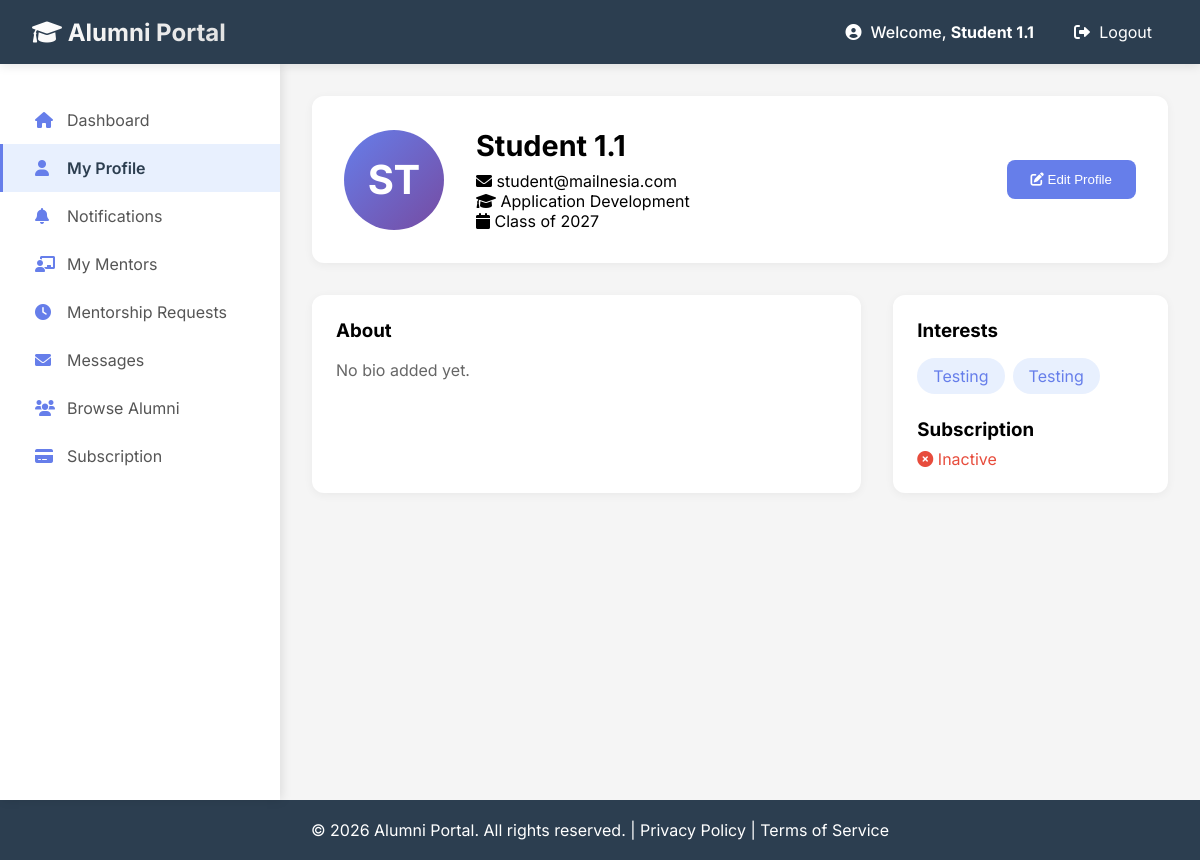
The app's page /profile/student (signed in) with its own data.
### app/models/user.py (models this page shows)
class User(db.Model):
    __tablename__ = 'users'
    id = db.Column(db.Integer, primary_key=True)
    full_name = db.Column(db.String(100))
    email = db.Column(db.String(120), unique=True, nullable=False)
    password_hash = db.Column(db.Text, nullable=False)
    role = db.Column(db.String(20), nullable=False)
    profile_picture = db.Column(db.Text, default='default_avatar.png')
    created_at = db.Column(db.DateTime, default=datetime.utcnow)

class StudentProfile(db.Model):
    __tablename__ = 'student_profiles'
    id = db.Column(db.Integer, primary_key=True)
    user_id = db.Column(db.Integer, db.ForeignKey('users.id', ondelete='CASCADE'), unique=True)
    course = db.Column(db.String(100))
    graduation_year = db.Column(db.Integer)
    interests = db.Column(db.Text)
    is_subscribed = db.Column(db.Boolean, default=False)
    subscription_expiry = db.Column(db.DateTime, nullable=True)

### app/routes/profile_routes.py (the view)
@profile_bp.route("/student", methods=['GET'])
def student_profile_view():
    user = get_current_user()
    if not user or user.role != 'student':
        flash('Please login as a student to view this page.', 'error')
        return redirect(url_for('views.login_page'))
    profile_data, error = profile_service.get_profile_logic(user.id)
    if error:
        flash(error, 'error')
        return redirect(url_for('student.dashboard'))
    return render_template("student/profile.html",
                         user=user,
                         profile_data=profile_data)

### app/routes/profile_routes.py (called while the page is built)
def get_current_user():
    if 'user_id' in session:
        return User.query.get(session['user_id'])
    return None

### app/templates/student/profile.html (shortened to what this page needs)
{% extends "student/base_student.html" %}
{% block student_content %}
<div class="profile-header">
    <div class="profile-avatar">
        {% if user.profile_picture and user.profile_picture != 'default_avatar.png' %}
            <img src="{{ url_for('static', filename='uploads/' + user.profile_picture) }}" alt="Profile" style="width: 100%; height: 100%; border-radius: 50%; object-fit: cover;">
        {% else %}
            {{ user.full_name[:2].upper() }}
        {% endif %}
    </div>
    <div class="profile-info">
        <h2>{{ user.full_name }}</h2>
        <p><i class="fas fa-envelope"></i> {{ user.email }}</p>
        <p><i class="fas fa-graduation-cap"></i> {{ profile_data.details.course or 'Course not specified' }}</p>
        <p><i class="fas fa-calendar"></i> Class of {{ profile_data.details.graduation_year or 'N/A' }}</p>
    </div>
    <button class="edit-btn" onclick="openEditModal()">
        <i class="fas fa-edit"></i> Edit Profile
    </button>
</div>
<div style="display: grid; grid-template-columns: 2fr 1fr; gap: 2rem;">
    <div style="background: white; border-radius: 12px; padding: 1.5rem; box-shadow: 0 2px 10px rgba(0,0,0,0.05);">
        <h3>About</h3>
        <p style="color: #666; line-height: 1.6; margin-top: 1rem;">
            {{ profile_data.details.bio or 'No bio added yet.' }}
        </p>
    </div>
    <div style="background: white; border-radius: 12px; padding: 1.5rem; box-shadow: 0 2px 10px rgba(0,0,0,0.05);">
        <h3>Interests</h3>
        <div style="display: flex; flex-wrap: wrap; gap: 0.5rem; margin-top: 1rem;">
            {% if profile_data.details.interests %}
                {% for interest in profile_data.details.interests.split(',') %}
                    <span style="background: #e8f0fe; color: #667eea; padding: 0.5rem 1rem; border-radius: 20px;">
                        {{ interest.strip() }}
                    </span>
                {% endfor %}
            {% else %}
                <p style="color: #999;">No interests added yet.</p>
            {% endif %}
        </div>
        <h3 style="margin-top: 1.5rem;">Subscription</h3>
        <p style="margin-top: 0.5rem;">
            {% if profile_data.details.is_subscribed %}
                <span style="color: #27ae60;"><i class="fas fa-check-circle"></i> Active</span>
            {% else %}
                <span style="color: #e74c3c;"><i class="fas fa-times-circle"></i> Inactive</span>
            {% endif %}
        </p>
    </div>
</div>
{% endblock %}

### app/templates/base.html (shortened to what this page needs)
<!DOCTYPE html>
<html lang="en">
<head>
    <link rel="stylesheet" href="https://cdnjs.cloudflare.com/ajax/libs/font-awesome/6.0.0/css/all.min.css">
</head>
<body>
    <nav class="navbar">
        <div class="logo">
            <a href="{{ url_for('views.home') }}">
                <i class="fas fa-graduation-cap"></i> Alumni Portal
            </a>
        </div>
        <div class="user-menu">
            {% if session.get('user_id') %}
                <span>
                    <i class="fas fa-user-circle"></i>
                    Welcome, <strong>{{ session.get('user_name', 'User') }}</strong>
                </span>
                <a href="{{ url_for('auth.logout') }}">
                    <i class="fas fa-sign-out-alt"></i> Logout
                </a>
            {% endif %}
        </div>
    </nav>
    {% block content %}{% endblock %}
    <footer class="footer">
        <p>&copy; 2026 Alumni Portal. All rights reserved. | <a href="#" style="color: white; text-decoration: none;">Privacy Policy</a> | <a href="#" style="color: white; text-decoration: none;">Terms of Service</a></p>
    </footer>
</body>
</html>

### app/templates/student/profile.html (style rules this page uses)
.profile-header { background: white; border-radius: 12px; padding: 2rem; margin-bottom: 2rem; display: flex; align-items: center; gap: 2rem; box-shadow: 0 2px 10px rgba(0,0,0,0.05); }
.profile-avatar { width: 100px; height: 100px; background: linear-gradient(135deg, #667eea 0%, #764ba2 100%); border-radius: 50%; display: flex; align-items: center; justify-content: center; color: white; font-size: 2.5rem; font-weight: bold; }
.profile-info h2 { font-size: 1.8rem; margin-bottom: 0.5rem; }
.edit-btn { margin-left: auto; padding: 0.75rem 1.5rem; background: #667eea; color: white; border: none; border-radius: 8px; cursor: pointer; transition: all 0.2s; }

### app/templates/base.html (style rules this page uses)
* { margin: 0; padding: 0; box-sizing: border-box; }
body { font-family: 'Inter', -apple-system, BlinkMacSystemFont, 'Segoe UI', Roboto, Oxygen, Ubuntu, sans-serif; background: #f5f5f5; min-height: 100vh; display: flex; flex-direction: column; }
.navbar { background: #2c3e50; color: white; padding: 1rem 2rem; display: flex; justify-content: space-between; align-items: center; position: sticky; top: 0; z-index: 1000; height: 64px; width: 100%; box-shadow: 0 2px 10px rgba(0,0,0,0.1); }
.logo a { color: white; text-decoration: none; font-size: 1.5rem; font-weight: bold; white-space: nowrap; background: linear-gradient(135deg, #fff 0%, #e0e0e0 100%); -webkit-background-clip: text; -webkit-text-fill-color: transparent; background-clip: text; }
.user-menu { display: flex; align-items: center; gap: 1.5rem; }
.user-menu span { font-weight: 500; white-space: nowrap; }
.user-menu a { color: white; text-decoration: none; padding: 0.5rem 1rem; border-radius: 5px; transition: background 0.3s; white-space: nowrap; }
.user-menu i { margin-right: 0.3rem; }
.footer { background: #2c3e50; color: white; text-align: center; padding: 1rem; margin-top: auto; height: 60px; display: flex; align-items: center; justify-content: center; }

### records on screen
User: get "Student 1.1", full_name "ST", full_name "Student 1.1", email "student@mailnesia.com"
StudentProfile: details "Application Development", details "2027"

### other values on screen
{{ profile_data.details.bio or 'No bio added yet.' }} "No bio added yet."
{{ interest.strip() }} "Testing" "Testing"
